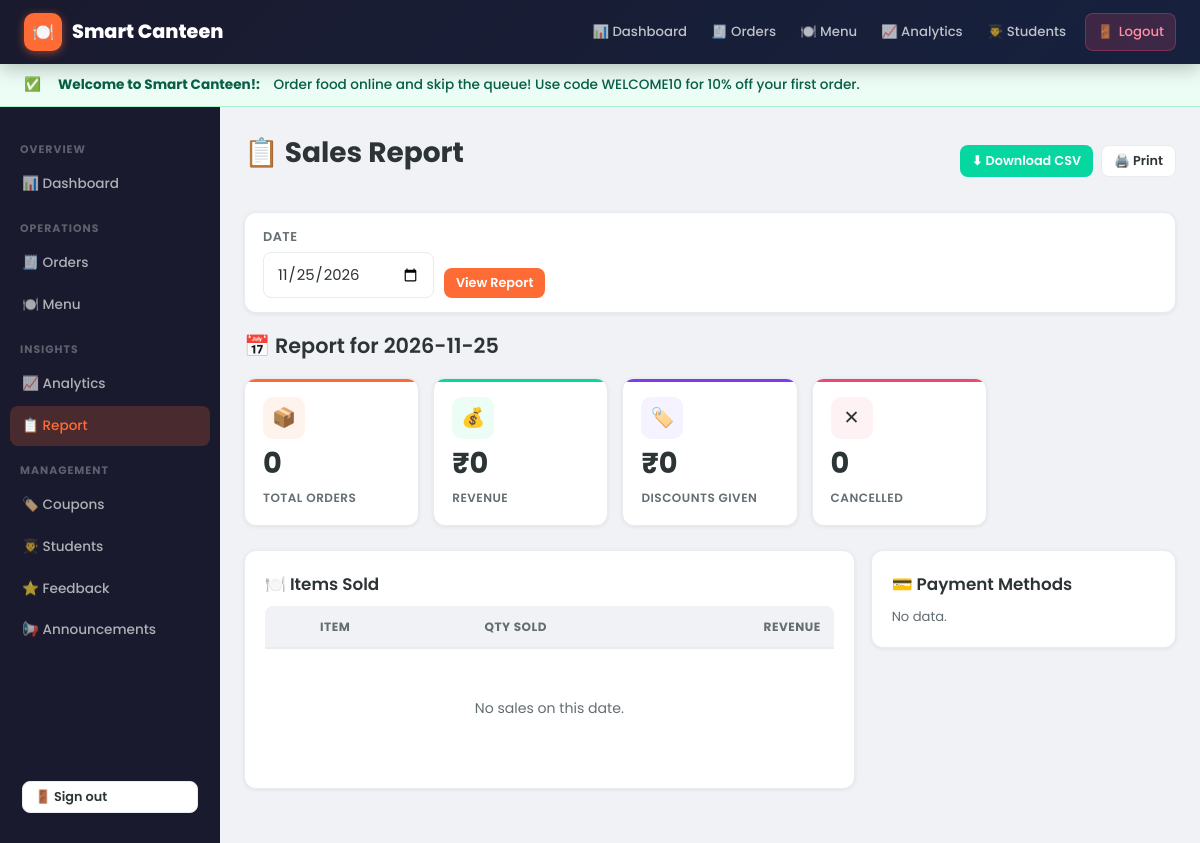
The page /admin/report (signed in) on the database its author committed.
### tables this page shows
CREATE TABLE announcements(
        id INTEGER PRIMARY KEY AUTOINCREMENT, title TEXT, content TEXT,
        type TEXT DEFAULT 'info', active INTEGER DEFAULT 1,
        created_at TEXT DEFAULT (datetime('now','localtime')));

### app.py (the view)
@app.route("/admin/report")
@admin_required
def admin_report():
    day = request.args.get("date", date.today().isoformat())
    s, top, pay_breakdown = report_data(day)
    cancelled = one("SELECT COUNT(*) FROM orders WHERE order_date=? AND status='Cancelled'",
                    (day,))[0]
    hourly = many(
        "SELECT strftime('%H', created_at) h, COUNT(*) c, COALESCE(SUM(total),0) t "
        "FROM orders WHERE order_date=? AND status!='Cancelled' GROUP BY h ORDER BY h", (day,))
    return render_template("admin_report.html", s=s, top=top, day=day, cancelled=cancelled,
                           pay_breakdown=pay_breakdown, hourly=hourly)

### app.py (called while the page is built, shortened)
def db():
    if "db" not in g:
        g.db = sqlite3.connect(DB)
        g.db.row_factory = sqlite3.Row
        g.db.execute("PRAGMA journal_mode=WAL")
        g.db.execute("PRAGMA foreign_keys=ON")
    return g.db

def one(sql, a=()):
    return db().execute(sql, a).fetchone()

def many(sql, a=()):
    return db().execute(sql, a).fetchall()

def admin_required(f):
    @wraps(f)
    def w(*a, **k):
        if session.get("role") != "admin":
            flash("Admin access only.")
            return redirect(url_for("login"))
        return f(*a, **k)
    return w

@app.context_processor
def inject():
    d = {"wallet_bal": 0, "ready_count": 0, "cart_count": 0,
         "unread_notif": 0, "active_announcements": []}
    if session.get("uid"):
        d["active_announcements"] = many(
            "SELECT * FROM announcements WHERE active=1 ORDER BY id DESC LIMIT 3")
    return d

def report_data(day):
    s = one("SELECT COUNT(*) c, COALESCE(SUM(total),0) t, COALESCE(SUM(discount),0) d "
            "FROM orders WHERE order_date=? AND status!='Cancelled'", (day,))
    top = many("SELECT oi.name, SUM(oi.qty) qty, SUM(oi.qty*oi.price) revenue "
               "FROM order_items oi JOIN orders o ON o.id=oi.order_id "
               "WHERE o.order_date=? AND o.status!='Cancelled' "
               "GROUP BY oi.name ORDER BY qty DESC", (day,))
    pay_breakdown = many(
        "SELECT payment_method, COUNT(*) c, COALESCE(SUM(total),0) t "
        "FROM orders WHERE order_date=? AND status!='Cancelled' GROUP BY payment_method", (day,))
    return s, top, pay_breakdown

### templates/admin_report.html (shortened to what this page needs)
{% extends "base.html" %}
{% block content %}
<div class="page-header">
  <h1>📋 Sales Report</h1>
  <div class="d-flex gap-sm noprint">
    <a class="btn btn-success btn-sm" href="/admin/report.csv?date={{ day }}">⬇ Download CSV</a>
    <button type="button" class="btn btn-secondary btn-sm" onclick="window.print()">🖨️ Print</button>
  </div>
</div>
<div class="card mb-md noprint" style="padding:14px 18px;">
  <form class="form-inline" method="get">
    <div class="form-group mb-0">
      <label>Date</label>
      <input type="date" name="date" value="{{ day }}">
    </div>
    <button type="submit" class="btn btn-primary btn-sm">View Report</button>
  </form>
</div>
<h2 style="margin-bottom:16px;">📅 Report for {{ day }}</h2>
<div class="stats-grid">
  <div class="stat-card" style="--stat-color:#FF6B35;--stat-bg:#FFF3EE;">
    <div class="stat-icon">📦</div>
    <div class="stat-value">{{ s.c }}</div>
    <div class="stat-label">Total Orders</div>
  </div>
  <div class="stat-card" style="--stat-color:#06D6A0;--stat-bg:#ECFDF5;">
    <div class="stat-icon">💰</div>
    <div class="stat-value">₹{{ '%.0f'|format(s.t) }}</div>
    <div class="stat-label">Revenue</div>
  </div>
  <div class="stat-card" style="--stat-color:#8338EC;--stat-bg:#F5F3FF;">
    <div class="stat-icon">🏷️</div>
    <div class="stat-value">₹{{ '%.0f'|format(s.d) }}</div>
    <div class="stat-label">Discounts Given</div>
  </div>
  <div class="stat-card" style="--stat-color:#EF476F;--stat-bg:#FEF2F5;">
    <div class="stat-icon">✕</div>
    <div class="stat-value">{{ cancelled }}</div>
    <div class="stat-label">Cancelled</div>
  </div>
</div>
<div style="display:grid;grid-template-columns:2fr 1fr;gap:16px;">
  <div class="card">
    <h3>🍽️ Items Sold</h3>
    <div class="table-wrapper">
      <table>
        <thead><tr><th>Item</th><th style="text-align:center;">Qty Sold</th><th style="text-align:right;">Revenue</th></tr></thead>
        <tbody>
          {% for t in top %}
          <tr>
            <td class="fw-semi fs-sm">{{ t.name }}</td>
            <td class="text-center fw-bold">{{ t.qty }}</td>
            <td class="text-right fw-bold" style="color:var(--primary);">₹{{ '%.0f'|format(t.revenue) }}</td>
          </tr>
          {% else %}
          <tr class="empty-row"><td colspan="3">No sales on this date.</td></tr>
          {% endfor %}
        </tbody>
      </table>
    </div>
  </div>
  <div>
    <div class="card">
      <h3>💳 Payment Methods</h3>
      {% for p in pay_breakdown %}
      <div class="d-flex justify-between align-center fs-sm" style="padding:7px 0;border-bottom:1px solid var(--border);">
        <span class="fw-semi">{{ p.payment_method }}</span>
        <div class="d-flex gap-sm align-center">
          <span class="text-muted">×{{ p.c }}</span>
          <span class="fw-bold text-primary">₹{{ '%.0f'|format(p.t) }}</span>
        </div>
      </div>
      {% else %}
      <p class="text-muted fs-sm">No data.</p>
      {% endfor %}
    </div>
  </div>
</div>
{% endblock %}

### templates/base.html (shortened to what this page needs)
<!DOCTYPE html>
<html lang="en">
<head>
<link rel="stylesheet" href="{{ url_for('static', filename='style.css') }}">
</head>
<body>
<nav class="navbar">
  <a href="/" class="brand">
    <div class="brand-icon">🍽️</div>
    <span>Smart Canteen</span>
  </a>
  <div class="nav-links">
    {% if session.role == 'admin' %}
      <a href="/admin" class="nav-link">📊 Dashboard</a>
      <a href="/admin/orders" class="nav-link">🧾 Orders</a>
      <a href="/admin/menu" class="nav-link">🍽️ Menu</a>
      <a href="/admin/analytics" class="nav-link">📈 Analytics</a>
      <a href="/admin/students" class="nav-link">👨‍🎓 Students</a>
    {% endif %}
    {% if session.uid %}
      <a href="/logout" class="nav-link" title="Sign out" style="margin-left:6px;background:rgba(239,71,111,0.18);color:#FF8FA3;border:1px solid rgba(239,71,111,0.35);">🚪 <span>Logout</span></a>
    {% endif %}
  </div>
</nav>
{% for ann in active_announcements %}
<div class="announcement-bar {{ ann.type }}">
  {% if ann.type == 'success' %}✅{% elif ann.type == 'warning' %}⚠️{% else %}ℹ️{% endif %}
  &nbsp;<strong>{{ ann.title }}:</strong>&nbsp;{{ ann.content }}
</div>
{% endfor %}
{% if session.role == 'admin' %}
<div class="admin-layout">
  <aside class="admin-sidebar">
    <div class="sidebar-section">Overview</div>
    <a href="/admin" class="sidebar-link {{ 'active' if request.endpoint == 'admin_home' }}">📊 Dashboard</a>
    <div class="sidebar-section">Operations</div>
    <a href="/admin/orders" class="sidebar-link {{ 'active' if request.endpoint in ['admin_orders','admin_status','admin_cancel'] }}">🧾 Orders</a>
    <a href="/admin/menu" class="sidebar-link {{ 'active' if request.endpoint in ['admin_menu','admin_edit','admin_restock','admin_toggle','admin_delete'] }}">🍽️ Menu</a>
    <div class="sidebar-section">Insights</div>
    <a href="/admin/analytics" class="sidebar-link {{ 'active' if request.endpoint == 'admin_analytics' }}">📈 Analytics</a>
    <a href="/admin/report" class="sidebar-link {{ 'active' if request.endpoint in ['admin_report','admin_report_csv'] }}">📋 Report</a>
    <div class="sidebar-section">Management</div>
    <a href="/admin/coupons" class="sidebar-link {{ 'active' if request.endpoint in ['admin_coupons','coupon_toggle','coupon_delete'] }}">🏷️ Coupons</a>
    <a href="/admin/students" class="sidebar-link {{ 'active' if request.endpoint in ['admin_students','admin_credit'] }}">👨‍🎓 Students</a>
    <a href="/admin/feedback" class="sidebar-link {{ 'active' if request.endpoint == 'admin_feedback' }}">⭐ Feedback</a>
    <a href="/admin/announcements" class="sidebar-link {{ 'active' if request.endpoint in ['admin_announcements','announcement_toggle','announcement_delete'] }}">📢 Announcements</a>
    <div style="flex:1"></div>
    <div style="padding:10px 12px;">
      <a href="/logout" class="btn btn-secondary btn-sm w-full">🚪 Sign out</a>
    </div>
  </aside>
  <main class="admin-content">
    {{ self.content() }}
  </main>
</div>
{% else %}
{% block wrapper %}
<div class="container">
  {% block content %}{% endblock %}
</div>
{% endblock %}
{% endif %}
</body>
</html>

### rows shown on the page
announcements: title "Welcome to Smart Canteen!", content "Order food online and skip the queue! Use code WELCOME10 for 10% off your first order."

### other values the page prints
{{ day }} "2026-11-25"
{{ s.c }} "0"
{{ '%.0f'|format(s.t) }} "0"
{{ '%.0f'|format(s.d) }} "0"
{{ cancelled }} "0"
